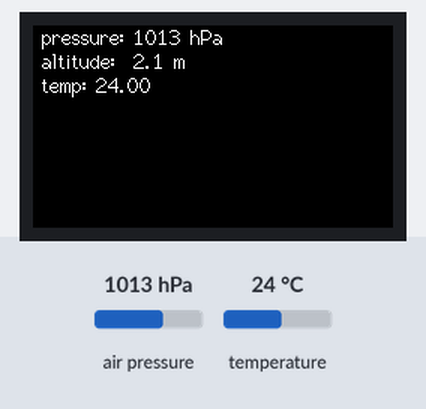
Recording of a sketch running on a simulated ESP32. On the bench: 240×135 colour display. The test bench sets the inputs (shaded band); at power-on: air pressure 1013 hPa, temperature 24 °C.

Above: at 1.3 s.
1.4 s: air pressure set to 952 hPa
At 2.9 s:
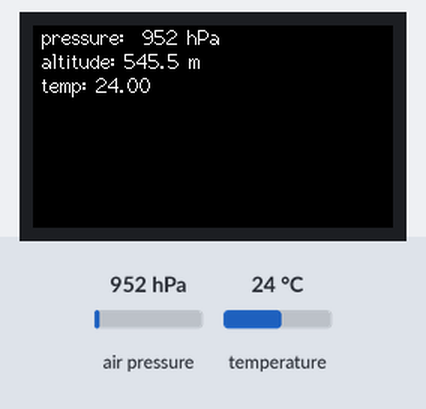
3.8 s: temperature set to 12 °C
At 5.2 s:
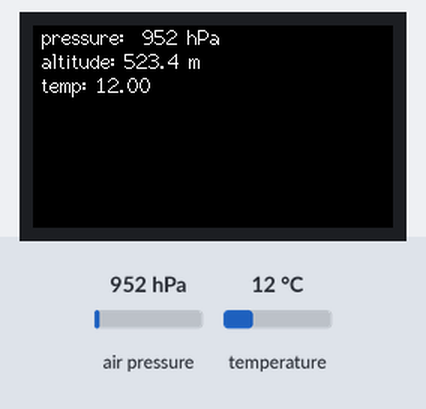
5.9 s: air pressure set to 975 hPa
At 7.6 s:
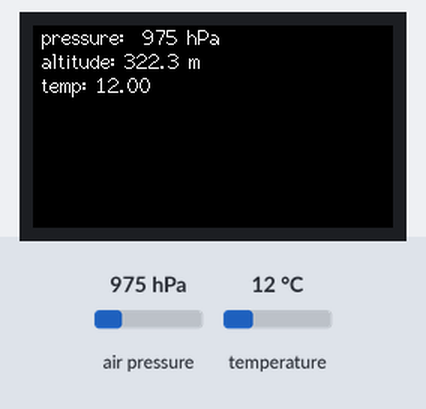
7.9 s: temperature set to 19 °C
At 9.9 s:
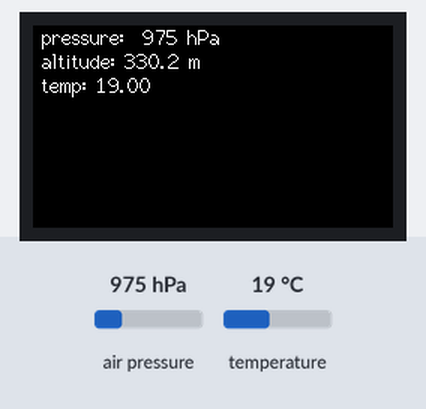
Timing chart, 0 to 11.0 s (numbered marks = the images above; inputs shaded):
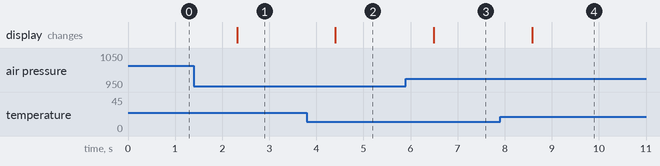

Measured:
- after the input at 1.4 s, the display: changes after 0.92 s (image 1)
- after the input at 3.8 s, the display: changes after 0.60 s (image 2)
- after the input at 5.9 s, the display: changes after 0.59 s (image 3)
- after the input at 7.9 s, the display: changes after 0.68 s (image 4)

The sketch:

M5StickCp2_BMP280.ino
```cpp
#include <M5StickCPlus2.h>
#include <Wire.h>
#include "Adafruit_Sensor.h"
#include <Adafruit_BMP280.h>
#include <math.h>

Adafruit_BMP280 bme;

int hosei = 0 ;

float getAltitude(float wkTemp, float wkPress) {
	float wkAltitude = 0;
	float seaAltitude = (float)1013.25 ;
	float PressJyou = (float)1 / (float)5.257 ;


	float wkPressHi = seaAltitude / wkPress ;

	float wkPress2 =  powf(wkPressHi, PressJyou) ;
	wkPress2 = wkPress2 - (float)1 ;

	float wkTemp2 = wkTemp + 273.15 ;

	wkAltitude = wkPress2 * wkTemp2 / (float)0.0065 ;

	return wkAltitude ;
}

void setup() {
	// put your setup code here, to run once:
	M5.begin();
	Wire.begin(0,26);
	M5.Lcd.setRotation(3);
	M5.Lcd.fillScreen(BLACK);
	M5.Lcd.setCursor(0, 0, 2);
	M5.Lcd.println("ENV TEST");

	if (!bme.begin(0x76)){
		Serial.println("Could not find a valid BME280 sensor, check wiring!");
		while (1);
	}
}

void loop() {
	// put your main code here, to run repeatedly:
	float temp, altitude, pressure, humid;

	// 補正を行う ボタン処理は再考してください
	if ( M5.BtnA.wasPressed() ) {
		// +補正
		hosei += 5 ;
	} else if (M5.BtnB.wasPressed() ) {
		// -補正
		hosei -= 5 ;
    }

	temp = (float)bme.readTemperature();
	pressure = (float)bme.readPressure() / 100;

	M5.Lcd.fillScreen(BLACK);
	M5.Lcd.setCursor(0, 0, 2);
	M5.Lcd.printf(" pressure: %4.0f hPa\r\n", pressure);

	altitude = getAltitude(temp, pressure) + hosei ;
	M5.Lcd.printf(" altitude: %4.1f m\r\n", altitude);

	//humid = (float)bme.readHumidity() ;
	//M5.Lcd.printf(" humid: %3.2f \r\n", humid);

	M5.Lcd.printf(" temp: %2.2f \r\n", temp);

	delay(1000);
}
```
